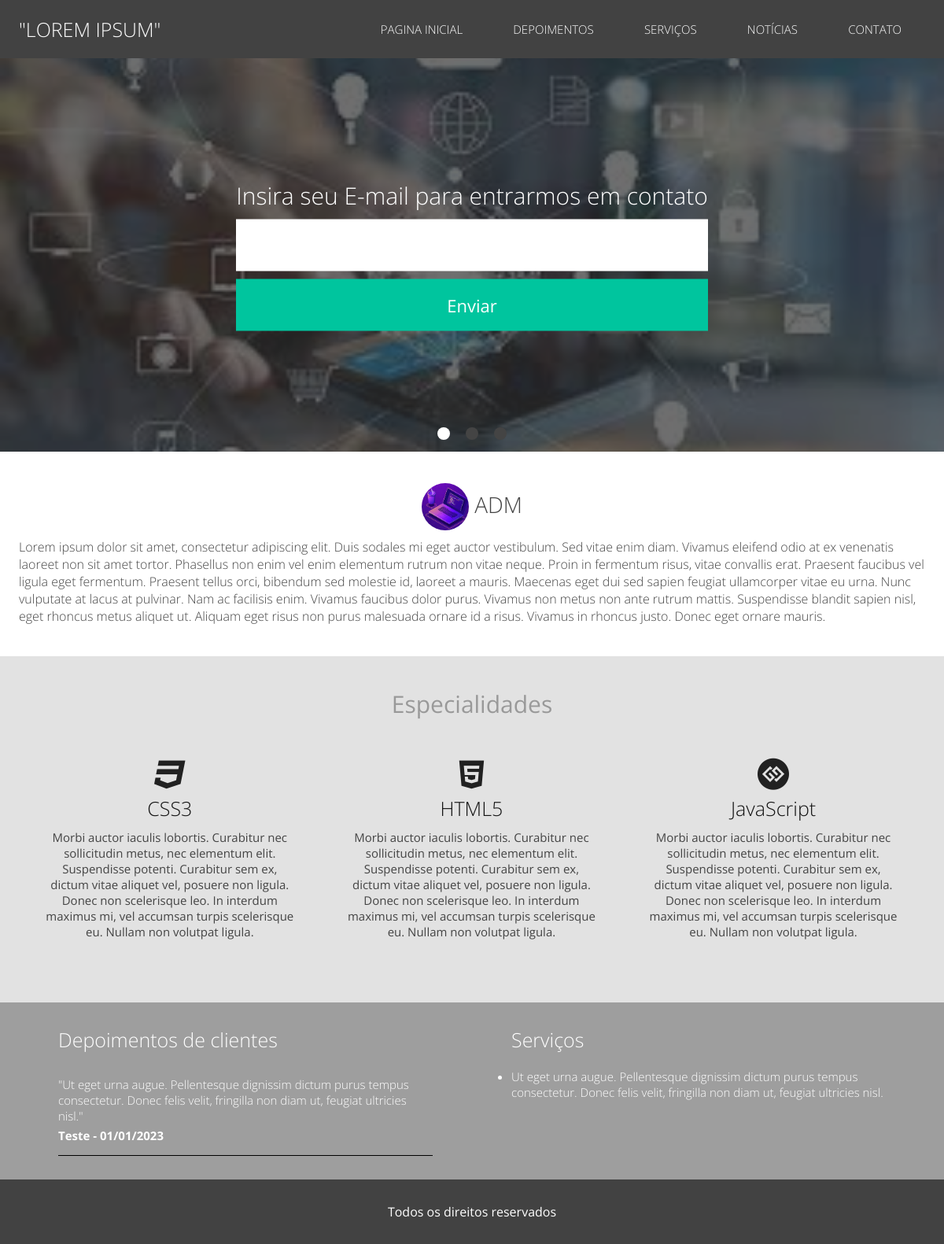
The page / on the database its author committed.
### classes/MySql.php (called while the page is built)
<?php
	class MySql{
		private static $pdo;
		public static function conectar(){
			if(self::$pdo == null){
				try{
				self::$pdo = new PDO('mysql:host='.HOST.';dbname='.DATABASE,USER,PASSWORD,array(PDO::MYSQL_ATTR_INIT_COMMAND => "SET NAMES utf8"));
				self::$pdo->setAttribute(PDO::ATTR_ERRMODE,PDO::ERRMODE_EXCEPTION);
				}catch(Exception $e){
					echo '<h2>Erro ao conectar</h2>';
				}
			}
			return self::$pdo;
		}
	}
?>

### pages/home.php (the view, shortened to what this page needs)
<section class="banner-container">
		<div class="center">
		<form class="ajax-form" method="post">
			<h2>Insira seu E-mail para entrarmos em contato</h2>
			<input type="email" name="email" required />
			<input type="submit" name="acao" value="Enviar">
		</form>
		</div>
		<div class="bullets"></div>
</section>
	<section class="descricao-autor">
		<div class="center">
		<div class="w100 left">
			<h2 class="text-center"><img src="<?php echo INCLUDE_PATH ?>images/foto.jpg" /> <?php echo $infoSite['nome_autor']; ?></h2>
			<p><?php echo $infoSite['descricao']; ?></p>
		</div>
		</div>
	</section>
	<section class="especialidades">
		<div class="center">
			<h2 class="title">Especialidades</h2>
			<div class="w33 left box-especialidade">
					<h3><i class="<?php echo $infoSite['icone1']; ?>" aria-hidden="true"></i></h3>
					<h4>CSS3</h4>
					<p><?php echo $infoSite['descricao1']; ?></p>
			</div>
			<div class="w33 left box-especialidade">
				<h3><i class="<?php echo $infoSite['icone2']; ?>" aria-hidden="true"></i></h3>
				<h4>HTML5</h4>
				<p><?php echo $infoSite['descricao2']; ?></p>
			</div>
			<div class="w33 left box-especialidade">
				<h3><i class="<?php echo $infoSite['icone3']; ?>" aria-hidden="true"></i></h3>
				<h4>JavaScript</h4>
				<p><?php echo $infoSite['descricao3']; ?></p>
			</div>
		</div>
	</section>
	<section class="extras">
		<div class="center">
			<div id="depoimentos" class="w50 left depoimentos-container">
				<h2 class="title">Depoimentos de clientes</h2>
				<?php
					$sql = MySql::conectar()->prepare("SELECT * FROM `tb_site.depoimentos` ORDER BY order_id ASC LIMIT 3");
					$sql->execute();
					$depoimentos = $sql->fetchAll();
					foreach ($depoimentos as $key => $value) {
				?>
				<div class="depoimento-single">
					<p class="depoimento-descricao">"<?php echo $value['depoimento']; ?>"</p>
					<p class="nome-autor"><?php echo $value['nome']; ?> - <?php echo $value['data']; ?></p>
				</div>
				<?php } ?>
			</div>
			<div id="servicos" class="w50 left servicos-container">
				<h2 class="title">Serviços</h2>
				<div class="servicos">
				<ul>
					<?php
					$sql = MySql::conectar()->prepare("SELECT * FROM `tb_site.servicos` ORDER BY order_id ASC LIMIT 3");
					$sql->execute();
					$servicos = $sql->fetchAll();
					foreach ($servicos as $key => $value) {
					?>
					<li><?php echo $value['servico']; ?></li>
					<?php } ?>
				</ul>
				</div>
			</div>
		</div>
	</section>

### index.php (shortened to what this page needs)
<?php
	$infoSite = MySql::conectar()->prepare("SELECT * FROM `tb_site.config`");
	$infoSite->execute();
	$infoSite = $infoSite->fetch();
?>
<!DOCTYPE html>
<html>
<head>
	<link rel="stylesheet" href="<?php echo INCLUDE_PATH; ?>estilo/font-awesome.min.css">
	<link href="<?php echo INCLUDE_PATH; ?>estilo/style.css" rel="stylesheet" />
</head>
<body>
	<?php
		$url = isset($_GET['url']) ? $_GET['url'] : 'home';
	?>
	<header>
		<div class="center">
			<div class="logo left"><a href="<?php echo INCLUDE_PATH; ?>">"Lorem Ipsum"</a></div>
			<nav class="desktop right">
				<ul>
					<li><a title="Home" href="<?php echo INCLUDE_PATH; ?>">Pagina Inicial</a></li>
					<li><a title="Depoimentos" href="<?php echo INCLUDE_PATH; ?>depoimentos">Depoimentos</a></li>
					<li><a title="Serviços" href="<?php echo INCLUDE_PATH; ?>servicos">Serviços</a></li>
					<li><a href="<?php echo INCLUDE_PATH; ?>noticias">Notícias</a></li>
					<li><a realtime="contato" href="<?php echo INCLUDE_PATH; ?>contato">Contato</a></li>
				</ul>
			</nav>
		</div>
	</header>
	<div class="container-principal">
	<?php
		if(file_exists('pages/'.$url.'.php')){
			include('pages/'.$url.'.php');
		}
	?>
	</div>
	<footer <?php if(isset($pagina404) && $pagina404 == true) echo 'class="fixed"'; ?>>
		<div class="center">
			<p>Todos os direitos reservados</p>
		</div>
	</footer>
</body>
</html>

### estilo/style.css (style rules this page uses)
* { margin: 0; padding: 0; box-sizing: border-box; font-family: "Open Sans"; }
input[type=text], input[type=button], input[type=submit], input[type=password], textarea { -webkit-appearance: none; border-radius: 0; }
html,body { height: 100%; }
input { border:0; }
img { width: 100%; max-width: 400px; }
.text-center { text-align: center; }
.center { max-width: 1280px; padding:0 2%; margin:0 auto; }
.w33 { width: 33.3%; padding: 0 10px; }
.w50 { padding:0 10px; width: 50%; }
.left { float: left; }
.right { float: right; }
header { padding:20px 0; background: #424242; }
header .logo { font-size: 25px; font-weight: 300; text-transform: uppercase; }
.logo a { text-decoration: none; color: white; }
nav.desktop ul { position: relative; top:6px; list-style-type: none; }
nav.desktop li { font-weight: 300; font-size: 15px; padding:0 30px; text-transform: uppercase; display: inline-block; }
nav.desktop a { color: white; text-decoration: none; }
section.banner-container { width: 100%; height: 500px; position: relative; }
section.banner-container form { width: 93%; max-width: 600px; z-index: 3; position: absolute; left: 50%; top:50%; transform:translate(-50%,-50%); -ms-transform:translate(-50%,-50%); }
section.banner-container form h2 { color: white; font-weight: 300; font-size: 30px; text-align: center; }
section.banner-container form input[type=email] { width: 100%; height: 66px; margin-top:10px; background: white; color: #333; font-size: 22px; padding-left: 10px; }
section.banner-container form input[type=submit] { width: 100%; height: 66px; margin-top:10px; background: #00C59E; color: white; cursor: pointer; font-size: 22px; border: 0; }
section.descricao-autor { padding:40px 0; }
section.descricao-autor h2 { font-size: 28px; font-weight: 300; color: #444; }
section.descricao-autor img { width: 60px; height:60px; display: inline-block; vertical-align: middle; border-radius: 50%; }
section.descricao-autor p { font-size: 16px; color: #444; font-weight: 300; margin-top:10px; }
section.especialidades { padding: 40px 0; background: #E2E2E2; }
section.especialidades h2.title { font-size: 30px; text-align: center; font-weight: 400; color: #999; }
.box-especialidade { margin:40px 0; padding: 0 30px; text-align: center; }
.box-especialidade h3 { color: #212121; font-size: 40px; }
.box-especialidade h4 { font-weight: 300; font-size: 25px; color: #121212; }
.box-especialidade p { color: #444; font-size: 15px; margin-top: 10px; }
section.extras { padding: 30px 0; background: #9e9e9e; }
.servicos-container,.depoimentos-container { padding: 0 50px; }
section.extras .title { color: white; font-weight: 300; font-size: 25px; margin-bottom: 15px; }
.depoimento-single { padding:15px 0; border-bottom: 1px solid black; }
p.depoimento-descricao { font-size: 15px; color: white; font-weight: 300; }
p.nome-autor { font-size: 15px; color: white; margin-top:5px; font-weight:bold; }
.servicos ul { margin:20px 0; }
.servicos li { margin-bottom: 15px; font-size: 15px; color: white; font-weight: 300; }
footer { background: #424242; padding: 30px 0; }
footer p { color: white; text-align: center; font-weight:400; font-size: 16px; }
body { overflow-x: hidden; }
.bullets { position: absolute; bottom: 10px; left: 50%; transform: translateX(-50%); z-index: 5; }

### rows shown on the page
tb_site.config: nome_autor "ADM", descricao "Lorem ipsum dolor sit amet, consectetur adipiscing elit. Duis sodales mi eget auctor vestibulum. Sed vitae enim diam. Vivamus eleifend odio at ex venenatis laoreet non sit amet tortor. Phasellus non enim vel enim elementum rutrum non vitae neque. Proin in fermentum risus, vitae convallis erat. Praesent faucibus vel ligula eget fermentum. Praesent tellus orci, bibendum sed molestie id, laoreet a mauris. Maecenas eget dui sed sapien feugiat ullamcorper vitae eu urna. Nunc vulputate at lacus at pulvinar. Nam ac facilisis enim. Vivamus faucibus dolor purus. Vivamus non metus non ante rutrum mattis. Suspendisse blandit sapien nisl, eget rhoncus metus aliquet ut. Aliquam eget risus non purus…", descricao1 "Morbi auctor iaculis lobortis. Curabitur nec sollicitudin metus, nec elementum elit. Suspendisse potenti. Curabitur sem ex, dictum vitae aliquet vel, posuere non ligula. Donec non scelerisque leo. In interdum maximus mi, vel accumsan turpis scelerisque eu. Nullam non volutpat ligula.", descricao2 "Morbi auctor iaculis lobortis. Curabitur nec sollicitudin metus, nec elementum elit. Suspendisse potenti. Curabitur sem ex, dictum vitae aliquet vel, posuere non ligula. Donec non scelerisque leo. In interdum maximus mi, vel accumsan turpis scelerisque eu. Nullam non volutpat ligula.", descricao3 "Morbi auctor iaculis lobortis. Curabitur nec sollicitudin metus, nec elementum elit. Suspendisse potenti. Curabitur sem ex, dictum vitae aliquet vel, posuere non ligula. Donec non scelerisque leo. In interdum maximus mi, vel accumsan turpis scelerisque eu. Nullam non volutpat ligula."
tb_site.depoimentos: depoimento "Ut eget urna augue. Pellentesque dignissim dictum purus tempus consectetur. Donec felis velit, fringilla non diam ut, feugiat ultricies nisl.", nome "Teste", data "01/01/2023"
tb_site.servicos: servico "Ut eget urna augue. Pellentesque dignissim dictum purus tempus consectetur. Donec felis velit, fringilla non diam ut, feugiat ultricies nisl."
